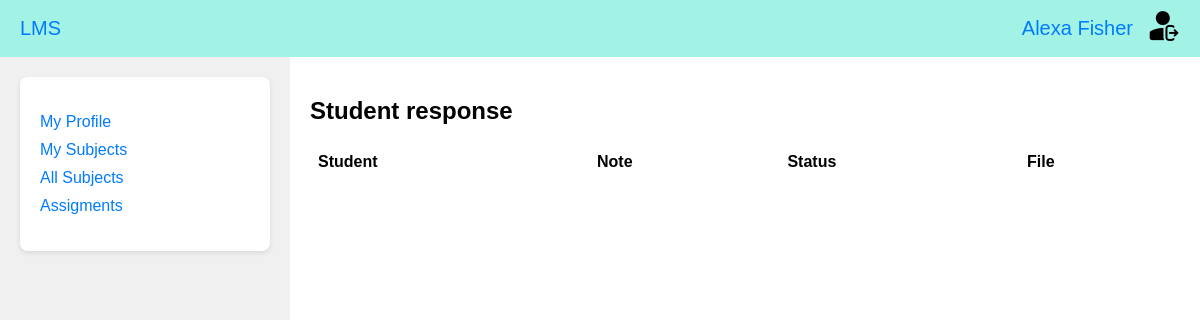
The page /assigment/3/ (signed in) on the database as committed earlier.
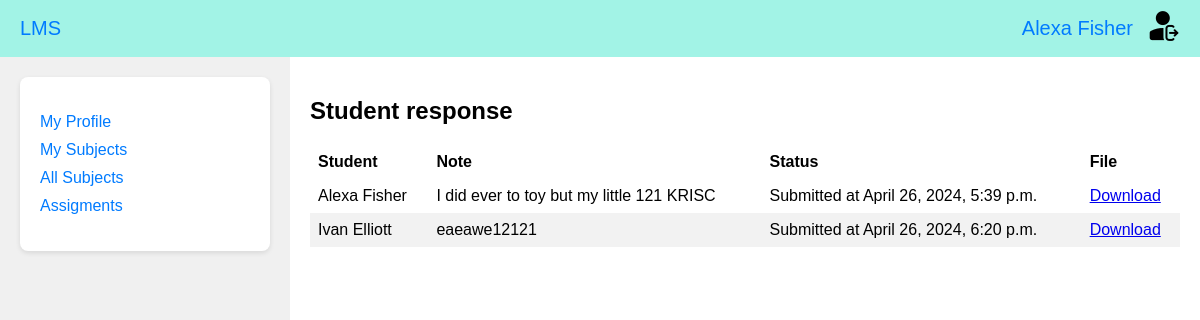
The same page on the database as committed later.
### universities_app/models.py (models this page shows)
class AssignmentResponse(models.Model):
    parent_assignment = models.ForeignKey(
        "Assignment", on_delete=models.CASCADE, verbose_name=_("Parent assignment")
    )
    student = models.ForeignKey('Student', on_delete=models.CASCADE, verbose_name=_('Student'))
    student_note = models.TextField(verbose_name=_("Student Note"))
    submit_date = models.DateTimeField(verbose_name=_("Submit Date"))
    assignment_file = models.FileField(upload_to=user_directory_path, verbose_name=_("Assignment file"))
    class Meta:
        verbose_name = _("Assignment response")
        verbose_name_plural = _("Assignment responses")

class Student(models.Model):
    user = models.OneToOneField(
        "accounts_app.CustomUser", on_delete=models.CASCADE, verbose_name=_("User")
    )
    first_name = models.CharField(
        max_length=200, verbose_name=_("Student first name"), blank=True
    )
    last_name = models.CharField(
        max_length=200, verbose_name=_("Student last name"), blank=True
    )
    faculty = models.ForeignKey(
        "Faculty", on_delete=models.CASCADE, verbose_name=_("Faculty")
    )
    class Meta:
        verbose_name = _("Student")
        verbose_name_plural = _("Students")
    def __str__(self):
        return f"{self.first_name} {self.last_name}"

### universities_app/views.py (the view)
# urls.py: path('assigment/<int:assigment_id>/', AssignmentDetailView.as_view(), name='assigment'),
@method_decorator(login_required(login_url='/'), name='dispatch')
class AssignmentDetailView(ListView):
    model = Assignment
    template_name = 'universities_app/lecturer/assigment_detail.html'
    pk_url_kwarg = 'assigment_id'
    def get_context_data(self, **kwargs):
        context = super().get_context_data(**kwargs)
        queryset = Assignment.objects.filter(pk=self.kwargs['assigment_id'])
        context['results'] = AssignmentResponse.objects.filter(parent_assignment__in=queryset)
        return context

### templates/universities_app/lecturer/assigment_detail.html (shortened to what this page needs)
{% load static %}
<!DOCTYPE html>
<html lang="en">
<head>
    <link rel="stylesheet" href="{% static 'css/main_styles.css' %}?v=2">
</head>
<body>
    {% include 'menu.html' %}
    <div class="main-page">
        <div class="main-page-content">
            <div class="sidebar">
                <div class="box">
                    <ul>
                        <li><a href="{% url 'profile' %}">My Profile</a></li>
                        <li><a href="{% url 'subjects' %}">My Subjects</a></li>
                        <li><a href="{% url 'all_subjects' %}"> All Subjects</a></li>
                        <li><a href="{% url 'assigments' %}">Assigments</a></li>
                    </ul>
                </div>
            </div>
            <div class="content">
                    <h2>Student response</h2>
                    <table>
                        <thead>
                          <tr>
                            <th>Student</th>
                            <th>Note</th>
                            <th>Status</th>
                            <th>File</th>
                          </tr>
                        </thead>
                        <tbody>
                            {% for response in results %}
                            <tr>
                                <td>{{response.student}}</td>
                                <td>{{response.student_note}}</td>
                                <td>Submitted at {{response.submit_date}}</td>
                                <td><a href="{{response.assignment_file.url}}" download>Download</a></td>
                            </tr>
                            {% endfor %}
                        </tbody>
                    </table>
            </div>
        </div>
    </div>
</body>
</html>

Rows that differ between the two databases and show on the page:
added AssignmentResponse: student "Alexa Fisher", student_note "I did ever to toy but my little 121 KRISC", submit_date "April 26, 2024, 5:39 p.m."
added AssignmentResponse: student "Ivan Elliott", student_note "eaeawe12121", submit_date "April 26, 2024, 6:20 p.m."
